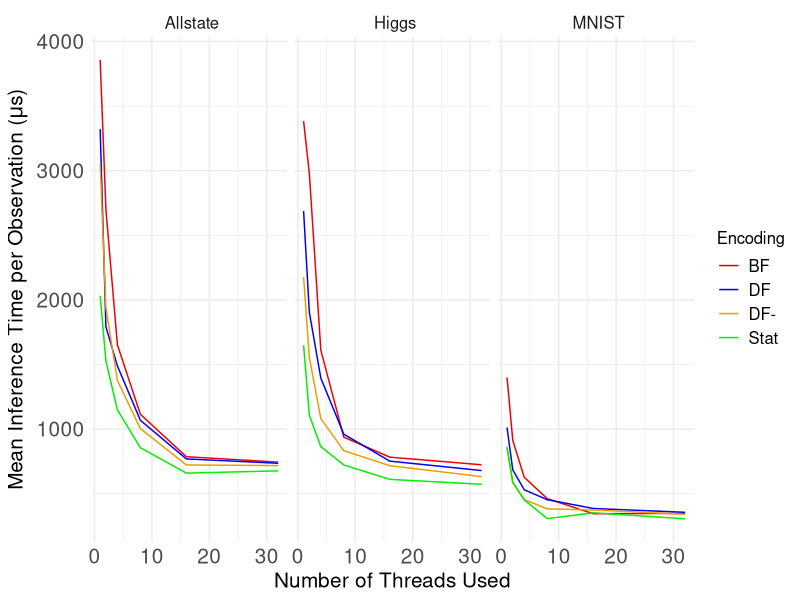
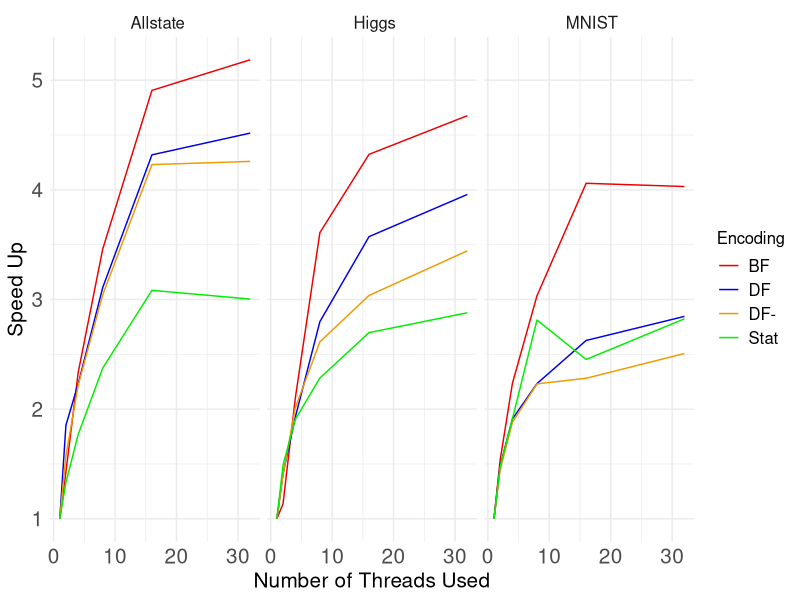

Reproduce these figures in R, in order.
# ---
# title: "Test speed-up and scale-up of R-Rerf against xg and ranger"
# author: "James Browne"
# date: "Oct 10 2017"
# output: html_document
# ---
library(ggplot2)
library(plyr)

data_summary <- function(data, varname, groupnames){
      require(plyr)
  summary_func <- function(x, col){
          c(mean = median(x[[col]], na.rm=TRUE),
                  sd = sd(x[[col]], na.rm=TRUE))
    }
    data_sum<-ddply(data, groupnames, .fun=summary_func,
                                      varname)
    data_sum <- rename(data_sum, c("mean" = varname))
     return(data_sum)
}


mydata <- read.csv(file="experiment1.csv", header=FALSE)

mydata <- data_summary(mydata,varname="V6",groupnames=c("V2","V3","V4","V5"))

mydata$V4 <- as.factor(mydata$V4)

mydata$V2 <- as.factor(mydata$V2)

mydata$V3 <- as.factor(mydata$V3)

mydata$V5 <- as.numeric(mydata$V5)
#mydata$V6 <- mydata$V6/1000000

z <- mydata$V3 == " MNIST"
mydata[z,]$V6 <- mydata[z,]$V6/10000
z <- mydata$V3 == " Higgs"
mydata[z,]$V6 <- mydata[z,]$V6/25000
z <- mydata$V3 == " Allstate"
mydata[z,]$V6 <- mydata[z,]$V6/50000


#sCore <- mydata$V4==" SingleCore"
#mydata <- rbind(mydata, mydata[sCore,])
#mydata$V5[(length(mydata$V5)-sum(sCore)+1):length(mydata$V5)] <- max(mydata$V5)

leg <- theme(legend.text = element_text(size = 12), legend.title=element_text(size = 12), plot.title = element_text(size = 16,  face="bold"), axis.title.x = element_text(size=15), axis.text.x = element_text(size=15), axis.title.y = element_text(size=15), axis.text.y = element_text(size=15), strip.text.x = element_text(size=12))

p <- ggplot(mydata, aes(x=V5, y=V6, group=V2, color=V2)) + geom_line()
  
p <- p + scale_fill_brewer(palette="Paired") + theme_minimal()
p <- p + guides(fill=guide_legend(title="Technique"))
p <- p + labs(x = "Number of Threads Used", y =expression(paste("Mean Inference Time per Observation (", mu,"s)")))
p <- p + scale_colour_manual(values=c("red2", "blue2", "orange2", "green2", "purple2", "cyan2"), 
														 name="Encoding", 
														 breaks=c(" BF"," DF"," DF-"," Stat"," Bin"," Bin+"), 
														 labels=c("BF","DF","DF-","Stat","Bin","Bin+"))
p <- p + leg
p <- p + facet_grid(. ~ V3)
#p <- p + facet_grid(V4 ~ V3)


png(file="experiment1.png")
print(p)
dev.off()




data_speedUp <- function(data, varnameTimes, varnameCores, groupnames){
      require(plyr)
  summary_func <- function(x, col1, col2){
		oneCoreTime <- x[[col1]][x[[col2]]==1]
           x[[col1]] = oneCoreTime/x[[col1]]
		x
    }
    data_sum<-ddply(data, groupnames, .fun=summary_func, varnameTimes, varnameCores)
    #data_sum <- rename(data_sum, c("su" = varnameTimes))
     return(data_sum)
}

mydata <- mydata[,1:5]

mydata <- data_speedUp(mydata,varnameTimes="V6",varnameCores="V5",groupnames=c("V2","V3","V4"))

p <- ggplot(mydata, aes(x=V5, y=V6, group=V2, color=V2)) + geom_line()
  
p <- p + scale_fill_brewer(palette="Paired") + theme_minimal()
p <- p + guides(fill=FALSE)
#p <- p + guides(fill=guide_legend(title="Technique"))
p <- p + labs(x = "Number of Threads Used", y = "Speed Up")
p <- p + scale_colour_manual(values=c("red2", "blue2", "orange2", "green2", "purple2", "cyan2"), 
														 name="Encoding", 
														 breaks=c(" BF"," DF"," DF-"," Stat"," Bin"," Bin+"), 
														 labels=c("BF","DF","DF-","Stat","Bin","Bin+"))
p <- p + leg
p <- p + facet_grid(. ~ V3)
#p <- p + facet_grid(V4 ~ V3)


png(file="experiment1SpeedUp.png")
print(p)
dev.off()


